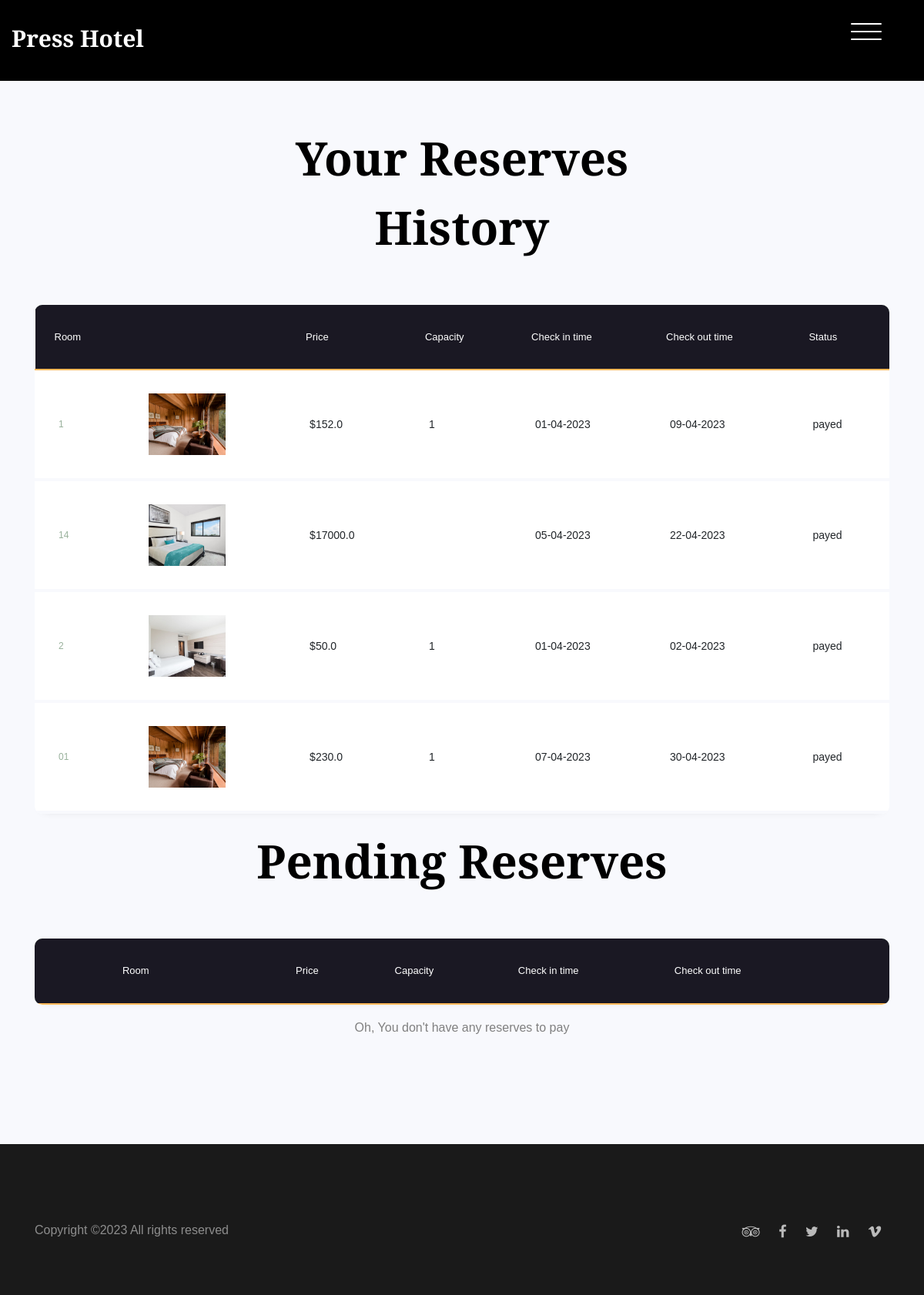
The page /reserves (signed in) on the database its author committed.
### model.py (models this page shows)
class Reservation(Base):
    __tablename__ = 'reservations'
    id = Column(Integer, primary_key=True)
    room_id = Column(Integer, ForeignKey('rooms.id'), nullable=False)
    guest_id = Column(Integer, ForeignKey('users.id'), nullable=False)
    start_date = Column(DateTime, nullable=False, default=datetime.utcnow)
    end_date = Column(DateTime, nullable=False)
    status = Column(Integer, nullable=False, default=0) # 0 = pending, 1 = payed, not comfirm , 2 = confirmed, 3 = cancelled
    room = relationship('Room', backref='reservations')

### user_route.py (the view)
@user_route.route('/reserves', methods=['GET'])
def reserves():
    with app.app_context():
        if not session.get('logged_in'):
            return redirect(url_for('authenticate_route.login'))
        else:
            user_id = session['id']
            reservations_history = get_reservations_by_guest_id(user_id, 1)
            reservations = get_reservations_by_guest_id(user_id)
            message = request.args.get('message')
            error = request.args.get('error')
            request_pay = False
            for reservation in reservations:
                if reservation.status == 0:
                    request_pay = True
                    break
            return render_template('user_reserves.html',history=reservations_history, reservations=reservations, request_pay= request_pay, message=message, error=error)

### templates/user_reserves.html (shortened to what this page needs)
{% extends "base.html" %}
{% block header %}
<link
  rel="stylesheet"
  href="{{ url_for('static', filename='css/reserves.css') }}"
/>
<header class="site-header js-site-header">
  <div class="container-fluid">
    <div class="row align-items-center">
      <div class="col-6 col-lg-4 site-logo" data-aos="fade">
        <a href="/">Press Hotel</a>
      </div>
      <div class="col-6 col-lg-8">
        <div class="site-menu-toggle js-site-menu-toggle" data-aos="fade">
          <span></span>
          <span></span>
          <span></span>
        </div>
      </div>
    </div>
  </div>
</header>
{% endblock %}
{% block body %}
<section class="ftco-section mt-5">
  <div class="container">
    <div class="row justify-content-center text-center mb-5">
      <div class="col-md-7">
        <h2 class="heading" data-aos="fade-up">Your Reserves History</h2>
      </div>
    </div>
    <div class="row" data-aos="fade-up">
      <div class="col-md-12">
        <div class="table-wrap">
          <table class="table">
            <thead class="thead-primary">
              <tr>
                <th>Room</th>
                <th>&nbsp;</th>
                <th>Price</th>
                <th>Capacity</th>
                <th>Check in time</th>
                <th>Check out time</th>
                <th>Status</th>
              </tr>
            </thead>
            <tbody>
              {% for reservation in history %}
              <tr class="alert" role="alert">
                <td>
                  <div class="email">
                    <span
                      ><a
                        href="{{ url_for('user_route.room', room_id=reservation.room_id) }}"
                        >{{ reservation.room_number }}</a
                      ></span
                    >
                  </div>
                </td>
                <td>
                  <div
                    class="img"
                    style="background-image: url({{ url_for('static', filename='images/' + reservation.image) }})"
                  ></div>
                </td>
                <td>${{ reservation.price }}</td>
                <td>{{ reservation.capacity }}</td>
                <td>{{ reservation.check_in }}</td>
                <td>{{ reservation.check_out }}</td>
                <td>{{ "payed" if reservation.status == 1 else "not pay" if reservation.status == 0 else reservation.status}}</td>
              </tr>
              {% endfor %}
            </tbody>
          </table>
        </div>
      </div>
    </div>
    <div class="row justify-content-center text-center mb-5">
      <div class="col-md-7">
        <h2 class="heading" data-aos="fade-up">Pending Reserves</h2>
      </div>
    </div>
    <div class="row" data-aos="fade-up">
      <div class="col-md-12">
        <div class="table-wrap">
          <table class="table">
            <thead class="thead-primary">
              <tr>
                <th>&nbsp;</th>
                <th>Room</th>
                <th>&nbsp;</th>
                <th>Price</th>
                <th>Capacity</th>
                <th>Check in time</th>
                <th>Check out time</th>
                <th>&nbsp;</th>
              </tr>
            </thead>
          </table>
        </div>
      </div>
    </div>
    <div class="row justify-content-center" data-aos="fade-up">
      <div class="col-md-6 text-center mb-4">
        {% if request_pay %}
          <button type="button" class="btn btn-primary btn-lg btn-block" onclick="location.href='{{ url_for('user_route.payment') }}'">
            Pay now
          </button>
        {% else %}
          <div>
            <p class="mb-0">Oh, You don't have any reserves to pay</p>
          </div>
        {% endif %}
      </div>
    </div>
  </div>
</section>
{% endblock %}
{% block footer %}
<footer class="section footer-section">
  <div class="container">
    <div class="row pt-5">
      <p class="col-md-6 text-left">
        Copyright &copy;<script>document.write(new Date().getFullYear());</script> All rights reserved
      </p>
      <p class="col-md-6 text-right social">
        <a href="#"><span class="fa fa-tripadvisor"></span></a>
        <a href="#"><span class="fa fa-facebook"></span></a>
        <a href="#"><span class="fa fa-twitter"></span></a>
        <a href="#"><span class="fa fa-linkedin"></span></a>
        <a href="#"><span class="fa fa-vimeo"></span></a>
      </p>
    </div>
  </div>
</footer>
{% endblock %}

### static/css/style.css (style rules this page uses)
body { background: #fff; font-family: "Roboto", arial, sans-serif; font-weight: 200; font-size: 16px; line-height: 1.8; color: #6c757d; position: relative; }
a { -webkit-transition: .3s all ease; -o-transition: .3s all ease; transition: .3s all ease; text-decoration: none; }
h1, h2, h3, h4, h5 { color: #000; font-family: "Playfair Display", times, serif; }
table { border-collapse: collapse; background: #fff; border-radius: 10px; -webkit-box-shadow: 0 2px 80px -10px rgba(0, 0, 0, 0.2); box-shadow: 0 2px 80px -10px rgba(0, 0, 0, 0.2); overflow: hidden; width: 100%; margin: 0 auto; position: relative; }
table thead { position: sticky; }
table thead tr { background: #1a1823; }
table thead th { color: #fff; vertical-align: middle !important; border-bottom: 2px solid #ffba5a !important; padding-left: 25px !important; }
.container-fluid { max-width: 1600px; }
.site-header { position: fixed; top: 0; width: 100%; padding: 60px 0; z-index: 2; -webkit-transition: .3s all ease-in-out; -o-transition: .3s all ease-in-out; transition: .3s all ease-in-out; }
.site-logo { padding-left: 40px; }
.site-logo a { font-size: 30px; color: #fff; font-weight: bold; line-height: 1; font-family: "Playfair Display", times, serif; }
.site-menu-toggle { top: 0; float: right; width: 40px; height: 45px; position: relative; margin: 0px auto; z-index: 200; -webkit-transform: rotate(0deg); -moz-transform: rotate(0deg); -o-transform: rotate(0deg); -ms-transform: rotate(0deg); transform: rotate(0deg); -webkit-transition: .5s ease-in-out; -moz-transition: .5s ease-in-out; -o-transition: .5s ease-in-out; transition: .5s ease-in-out; cursor: pointer; margin-right: 40px; }
.site-menu-toggle span { display: block; position: absolute; height: 2px; width: 100%; background: #fff; border-radius: 9px; opacity: 1; left: 0; -webkit-transform: rotate(0deg); -moz-transform: rotate(0deg); -o-transform: rotate(0deg); -ms-transform: rotate(0deg); transform: rotate(0deg); -webkit-transition: .25s ease-in-out; -moz-transition: .25s ease-in-out; -o-transition: .25s ease-in-out; transition: .25s ease-in-out; }
.site-menu-toggle span:nth-child(1) { top: 0px; }
.site-menu-toggle span:nth-child(2) { top: 10px; }
.site-menu-toggle span:nth-child(3) { top: 20px; }
.section { padding: 7em 0; }
.heading-serif, .heading, .testimonial-section .heading, .slider-section .heading, .blog-post-entry .heading { font-size: 60px; font-family: "Playfair Display", times, serif; font-weight: 700; }
.footer-section { background: #1a1a1a; color: #fff; padding-block: 50px; }
.footer-section a { color: rgba(255, 255, 255, 0.7); }
.footer-section p { color: rgba(255, 255, 255, 0.5); }
.footer-section .social a { font-size: 18px; padding: 10px; }

### rows shown on the page
Reservation: room_number "1", price "152.0", capacity "1", check_in "01-04-2023", check_out "09-04-2023", status "payed"
Reservation: room_number "14", shows a picture, price "17000.0", check_in "05-04-2023", check_out "22-04-2023", status "payed"
Reservation: room_number "2", shows a picture, price "50.0", capacity "1", check_in "01-04-2023", check_out "02-04-2023", status "payed"
Reservation: room_number "01", price "230.0", capacity "1", check_in "07-04-2023", check_out "30-04-2023", status "payed"
